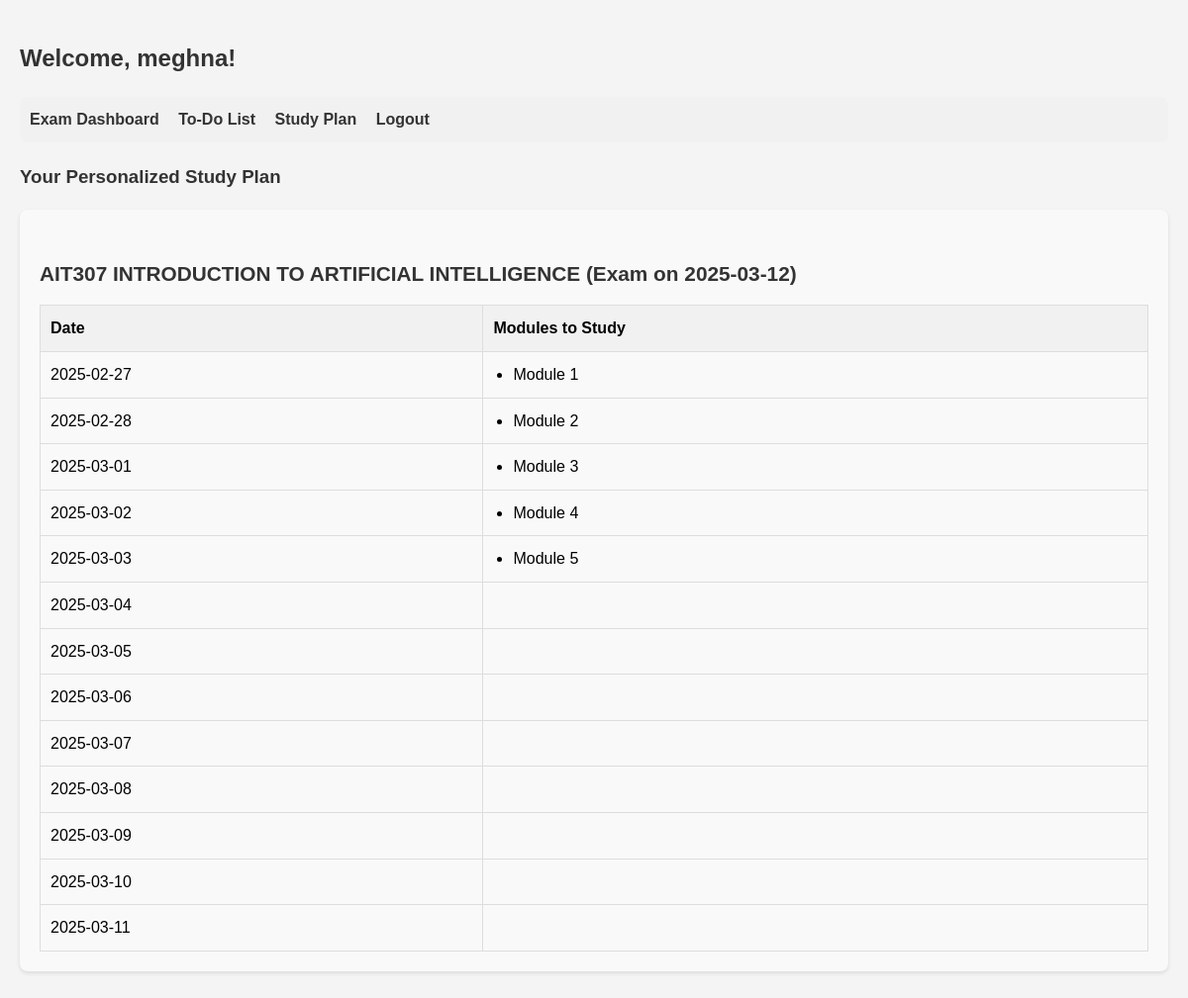
/study_plan (signed in), run on the app's committed database.
### app.py (models this page shows)
class User(db.Model):
    id = db.Column(db.Integer, primary_key=True)
    username = db.Column(db.String(80), unique=True, nullable=False)
    password = db.Column(db.String(200), nullable=False)
    semester = db.Column(db.Integer, nullable=False)
    person_type = db.Column(db.String(20), nullable=False)  # 'morning' or 'night'
    learner_type = db.Column(db.String(20), nullable=False)  # 'fast' or 'slow'
    date_created = db.Column(db.DateTime, default=datetime.utcnow)
    is_admin = db.Column(db.Boolean, default=False)
    selected_subjects = db.relationship('SelectedSubject', backref='user', lazy=True)
    exam_dates = db.relationship('ExamDate', backref='user', lazy=True)

class Subject(db.Model):
    id = db.Column(db.Integer, primary_key=True)
    name = db.Column(db.String(200), nullable=False)
    semester = db.Column(db.Integer, nullable=False)
    code = db.Column(db.String(20), nullable=True)
    selected_by = db.relationship('SelectedSubject', backref='subject', lazy=True)
    modules = db.relationship('Module', backref='subject', lazy=True)

class ExamDate(db.Model):
    id = db.Column(db.Integer, primary_key=True)
    user_id = db.Column(db.Integer, db.ForeignKey('user.id'), nullable=False)
    subject_id = db.Column(db.Integer, db.ForeignKey('subject.id'), nullable=False)
    exam_date = db.Column(db.Date, nullable=False)
    description = db.Column(db.String(200), nullable=True)

class Module(db.Model):
    id = db.Column(db.Integer, primary_key=True)
    name = db.Column(db.String(100), nullable=False)
    subject_id = db.Column(db.Integer, db.ForeignKey('subject.id'), nullable=False)
    completed_by = db.relationship('CompletedModule', backref='module', lazy=True)

### app.py (the view)
@app.route('/study_plan')
def study_plan():
    if 'user_id' not in session:
        flash('Please login to view your study plan.', 'error')
        return redirect(url_for('login'))
    user_id = session['user_id']
    user = User.query.get(user_id)
    if not user:
        session.clear()
        flash('User not found. Please login again.', 'error')
        return redirect(url_for('login'))
    selected_subjects = SelectedSubject.query.filter_by(user_id=user_id).all()
    exam_dates = ExamDate.query.filter_by(user_id=user_id).all()
    study_plan = []
    for exam in exam_dates:
        subject = Subject.query.get(exam.subject_id)
        modules = Module.query.filter_by(subject_id=exam.subject_id).all()
        days_available = (exam.exam_date - datetime.today().date()).days
        if days_available <= 0:
            flash(f'Exam for {subject.name} is overdue or today!', 'error')
            continue
        modules_per_day = len(modules) // days_available
        if user.learner_type == 'slow':
            modules_per_day = max(1, modules_per_day - 1)  # Reduce workload for slow learners
        elif user.learner_type == 'fast':
            modules_per_day = min(modules_per_day + 1, len(modules))  # Increase workload for fast learners
        study_days = []
        for day in range(days_available):
            start_index = day * modules_per_day
            end_index = start_index + modules_per_day
            modules_for_day = modules[start_index:end_index]
            study_days.append({
                'date': (datetime.today() + timedelta(days=day)).date(),
                'modules': [module.name for module in modules_for_day]
            })
        study_plan.append({
            'subject': subject.name,
            'exam_date': exam.exam_date,
            'study_days': study_days
        })
    return render_template(
        'study_plan.html',
        username=user.username,
        study_plan=study_plan
    )

### templates/study_plan.html (shortened to what this page needs)
<!DOCTYPE html>
<html lang="en">
<head>
    <link rel="stylesheet" href="{{ url_for('static', filename='style.css') }}">
    <link rel="stylesheet" href="https://cdnjs.cloudflare.com/ajax/libs/font-awesome/6.0.0/css/all.min.css">
</head>
<body>
    <div class="study-plan-container">
        <h2>Welcome, {{ username }}!</h2>
        <nav>
            <a href="{{ url_for('exam_dashboard') }}">Exam Dashboard</a>
            <a href="{{ url_for('todo') }}">To-Do List</a>
            <a href="{{ url_for('study_plan') }}">Study Plan</a>
            <a href="{{ url_for('logout') }}">Logout</a>
        </nav>
        <h3>Your Personalized Study Plan</h3>
        {% if study_plan %}
            {% for plan in study_plan %}
                <div class="subject-plan">
                    <h4>{{ plan.subject }} (Exam on {{ plan.exam_date.strftime('%Y-%m-%d') }})</h4>
                    <table>
                        <thead>
                            <tr>
                                <th>Date</th>
                                <th>Modules to Study</th>
                            </tr>
                        </thead>
                        <tbody>
                            {% for day in plan.study_days %}
                                <tr>
                                    <td>{{ day.date.strftime('%Y-%m-%d') }}</td>
                                    <td>
                                        <ul>
                                            {% for module in day.modules %}
                                                <li>{{ module }}</li>
                                            {% endfor %}
                                        </ul>
                                    </td>
                                </tr>
                            {% endfor %}
                        </tbody>
                    </table>
                </div>
            {% endfor %}
        {% else %}
            <p>No study plan available. Please select subjects and exam dates on the Exam Dashboard.</p>
        {% endif %}
    </div>
</body>
</html>

### static/style.css (style rules this page uses)
body { font-family: Arial, sans-serif; line-height: 1.6; margin: 0; padding: 0; background-color: #f4f4f4; }
h2, h3 { color: #333; }
.study-plan-container { padding: 20px; }
.subject-plan { margin-bottom: 30px; padding: 20px; background: #f9f9f9; border-radius: 8px; box-shadow: 0 2px 4px rgba(0, 0, 0, 0.1); }
.subject-plan h4 { margin-bottom: 15px; font-size: 1.3em; color: #333; }
.subject-plan table { width: 100%; border-collapse: collapse; }
.subject-plan th, .subject-plan td { padding: 10px; border: 1px solid #ddd; text-align: left; }
.subject-plan th { background: #f1f1f1; font-weight: bold; }
.subject-plan ul { margin: 0; padding-left: 20px; }
.subject-plan li { list-style-type: disc; }
nav { margin-bottom: 20px; padding: 10px; background: #f1f1f1; border-radius: 8px; }
nav a { margin-right: 15px; text-decoration: none; color: #333; font-weight: bold; }

### data on the page
User: username "meghna"
Subject: subject "AIT307 INTRODUCTION TO ARTIFICIAL INTELLIGENCE", exam_date "2025-03-12", date "2025-02-27" "2025-02-28" "2025-03-01" "2025-03-02" "2025-03-03" "2025-03-04" "2025-03-05" "2025-03-06" "2025-03-07" "2025-03-08" "2025-03-09" "2025-03-10" "2025-03-11"
Module: name "Module 1"
Module: name "Module 2"
Module: name "Module 3"
Module: name "Module 4"
Module: name "Module 5"
